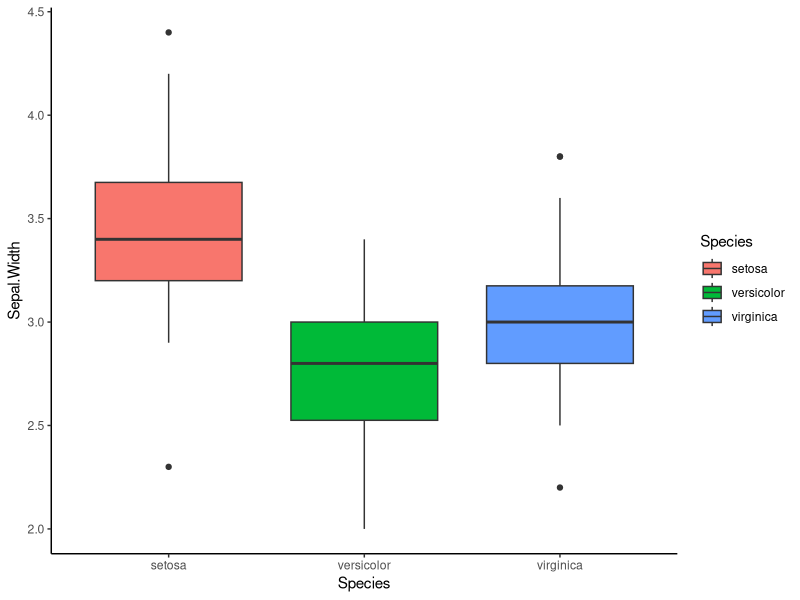
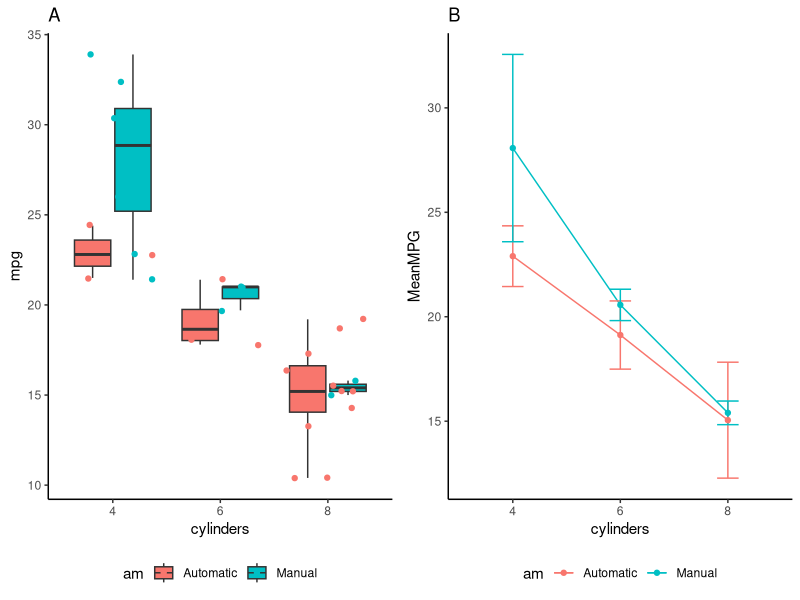

The R source for these figures, in order:
## ---- chunk 1
knitr::opts_chunk$set(echo = FALSE, warning = FALSE, message = FALSE)
suppressMessages(suppressWarnings(library(tidyverse, quietly = TRUE)))
options("kableExtra.html.bsTable" = T)
library(kableExtra)
## ---- chunk 2
data(iris)
IRISANOVA <- aov(Sepal.Width ~ Species, data = iris)
summary(IRISANOVA)
## ---- chunk 3
ggplot(iris, aes(x = Species, y = Sepal.Width)) + geom_boxplot(aes(fill = Species)) + theme(legend.position = "bottom") + theme_classic()
## ---- chunk 4
mt <- mtcars
mt$am <- ifelse(mt$am == 0, "Automatic", "Manual")
ANOVA.AUTO <- aov(mpg ~ am + cyl + am:cyl, data = mt)
summary(ANOVA.AUTO)
## ---- chunk 5
A <- ggplot(mt, aes(x = factor(cyl), y = mpg)) + geom_boxplot(aes(fill = am)) + geom_jitter(aes(color = am)) + xlab("cylinders") + theme_classic() + theme(legend.position = "bottom") + ggtitle("A")

mt <- mt %>% group_by(am, cyl) %>% summarise(MeanMPG = mean(mpg), SDMPG = sd(mpg))

B <- ggplot(mt, aes(x = factor(cyl), y = MeanMPG, group = am)) + geom_line(aes(color = am))+ geom_errorbar(aes(ymin = MeanMPG - SDMPG, ymax = MeanMPG + SDMPG, color = am), width = 0.2) + geom_point(aes(color = am)) + xlab("cylinders") + theme_classic() + theme(legend.position = "bottom") + ggtitle("B")

library(gridExtra)

grid.arrange(A, B, ncol=2)
## ---- chunk 6
ANOVAUptake <- aov(uptake  ~  Type + Treatment + Type:Treatment + Type/Plant, data=CO2)
summary(ANOVAUptake)
## ---- chunk 7
ANOVAUptake <- aov(uptake  ~  Type + Treatment + Type:Treatment + Error(Type/Plant), data=CO2)
summary(ANOVAUptake)
